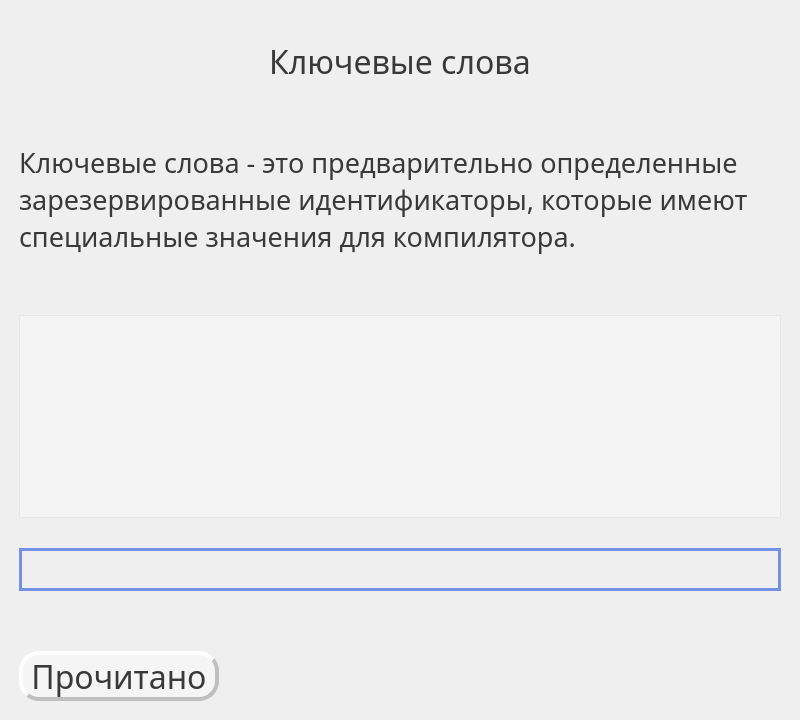
<?xml version="1.0" encoding="UTF-8"?>
<ui version="4.0">
 <class>TechEng</class>
 <widget class="QWidget" name="TechEng">
  <property name="geometry">
   <rect>
    <x>0</x>
    <y>0</y>
    <width>800</width>
    <height>720</height>
   </rect>
  </property>
  <property name="minimumSize">
   <size>
    <width>800</width>
    <height>720</height>
   </size>
  </property>
  <property name="windowTitle">
   <string>TechEng</string>
  </property>
  <property name="styleSheet">
   <string notr="true"/>
  </property>
  <layout class="QVBoxLayout" name="verticalLayout_3">
   <property name="leftMargin">
    <number>0</number>
   </property>
   <property name="topMargin">
    <number>0</number>
   </property>
   <property name="rightMargin">
    <number>0</number>
   </property>
   <property name="bottomMargin">
    <number>0</number>
   </property>
   <item>
    <widget class="QWidget" name="widget" native="true">
     <layout class="QVBoxLayout" name="verticalLayout_4">
      <item>
       <layout class="QVBoxLayout" name="verticalLayout">
        <property name="spacing">
         <number>60</number>
        </property>
        <property name="leftMargin">
         <number>10</number>
        </property>
        <property name="topMargin">
         <number>30</number>
        </property>
        <property name="rightMargin">
         <number>10</number>
        </property>
        <property name="bottomMargin">
         <number>10</number>
        </property>
        <item>
         <widget class="QLabel" name="label">
          <property name="font">
           <font>
            <family>Trebuchet MS</family>
            <pointsize>24</pointsize>
           </font>
          </property>
          <property name="styleSheet">
           <string notr="true">color: rgb(57, 57, 57)</string>
          </property>
          <property name="text">
           <string>Ключевые слова</string>
          </property>
          <property name="alignment">
           <set>Qt::AlignCenter</set>
          </property>
         </widget>
        </item>
        <item>
         <layout class="QHBoxLayout" name="horizontalLayout">
          <property name="spacing">
           <number>20</number>
          </property>
          <item>
           <widget class="QLabel" name="label_2">
            <property name="font">
             <font>
              <family>Trebuchet MS</family>
              <pointsize>20</pointsize>
              <bold>false</bold>
             </font>
            </property>
            <property name="styleSheet">
             <string notr="true">color: rgb(57, 57, 57)</string>
            </property>
            <property name="text">
             <string>Ключевые слова - это предварительно определенные зарезервированные идентификаторы, которые имеют специальные значения для компилятора.</string>
            </property>
            <property name="wordWrap">
             <bool>true</bool>
            </property>
           </widget>
          </item>
         </layout>
        </item>
        <item>
         <layout class="QVBoxLayout" name="verticalLayout_2">
          <property name="spacing">
           <number>30</number>
          </property>
          <item>
           <widget class="QListWidget" name="wordList">
            <property name="font">
             <font>
              <family>Trebuchet MS</family>
              <pointsize>20</pointsize>
             </font>
            </property>
            <property name="styleSheet">
             <string notr="true">color: rgb(57, 57, 57);
background:rgba(255, 255, 255, 0.3);</string>
            </property>
           </widget>
          </item>
          <item>
           <widget class="QLabel" name="answer">
            <property name="font">
             <font>
              <family>Trebuchet MS</family>
              <pointsize>20</pointsize>
             </font>
            </property>
            <property name="styleSheet">
             <string notr="true">border-width:3px;
border-color: rgb(114, 144, 228);
color: rgb(57, 57, 57);
border-style: solid</string>
            </property>
            <property name="text">
             <string/>
            </property>
            <property name="wordWrap">
             <bool>true</bool>
            </property>
           </widget>
          </item>
         </layout>
        </item>
        <item>
         <widget class="QPushButton" name="readButton">
          <property name="sizePolicy">
           <sizepolicy hsizetype="Fixed" vsizetype="Fixed">
            <horstretch>0</horstretch>
            <verstretch>0</verstretch>
           </sizepolicy>
          </property>
          <property name="minimumSize">
           <size>
            <width>200</width>
            <height>50</height>
           </size>
          </property>
          <property name="maximumSize">
           <size>
            <width>200</width>
            <height>50</height>
           </size>
          </property>
          <property name="font">
           <font>
            <family>Trebuchet MS</family>
            <pointsize>24</pointsize>
            <bold>false</bold>
           </font>
          </property>
          <property name="styleSheet">
           <string notr="true">QPushButton{background: rgba(255, 255, 255, 0.4);
border-radius: 20px;
border-style: outset;
 border-width: 4px;
border-color:rgb(191, 191, 191);
color:rgb(57, 57, 57);}

QPushButton:pressed {
background: rgba(234, 234, 234, 0.6);
color:rgb(57, 57, 57);
}</string>
          </property>
          <property name="text">
           <string>Прочитано</string>
          </property>
         </widget>
        </item>
       </layout>
      </item>
     </layout>
    </widget>
   </item>
  </layout>
 </widget>
 <resources/>
 <connections/>
</ui>
